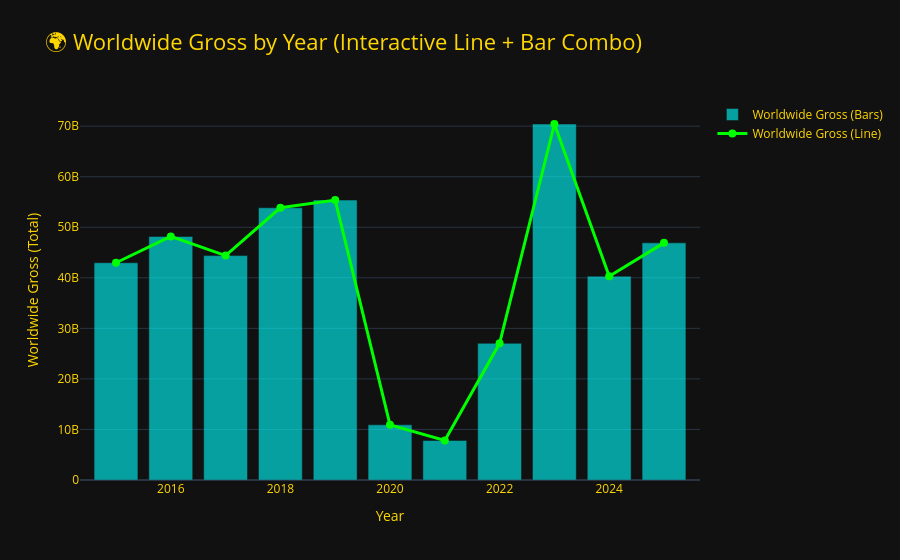

Here is the notebook cell this chart was saved with:
### Code cell
import pandas as pd
import plotly.graph_objects as go
import re

# Load dataset
file_path = "Dataset_bollywood_with_trailer_comments_filled.csv"  # change path if needed
df = pd.read_csv(file_path)

# Identify year & worldwide columns
year_columns = [col for col in df.columns if 'year' in col.lower() or 'release' in col.lower()]
worldwide_columns = [col for col in df.columns if 'world' in col.lower() or 'total gross' in col.lower()]

year_col = year_columns[0]
world_col = worldwide_columns[0]

# Clean year
df[year_col] = df[year_col].astype(str).str.extract(r'(\d{4})').astype(float)

# Convert Indian comma numbers like "129,00,00,000"
def convert_indian_number(val):
    if pd.isna(val):
        return 0.0
    val = str(val).strip()
    clean_val = re.sub(r'[₹, ]', '', val)
    try:
        return float(clean_val)
    except:
        return 0.0

df[world_col + "_numeric"] = df[world_col].apply(convert_indian_number)

# Group by year
yearly_worldwide = df.groupby(year_col)[world_col + "_numeric"].sum().reset_index()

# Create interactive plot
fig = go.Figure()

# BAR graph 
fig.add_trace(go.Bar(
    x=yearly_worldwide[year_col],
    y=yearly_worldwide[world_col + "_numeric"],
    name="Worldwide Gross (Bars)",
    marker=dict(color='cyan'),
    opacity=0.6
))

# LINE graph
fig.add_trace(go.Scatter(
    x=yearly_worldwide[year_col],
    y=yearly_worldwide[world_col + "_numeric"],
    name="Worldwide Gross (Line)",
    mode='lines+markers',
    line=dict(color='lime', width=3),
    marker=dict(size=8)
))

# Layout
fig.update_layout(
    title="🌍 Worldwide Gross by Year (Interactive Line + Bar Combo)",
    xaxis_title="Year",
    yaxis_title="Worldwide Gross (Total)",
    template="plotly_dark",
    title_font=dict(size=22, color="gold"),
    font=dict(color="gold"),
    legend=dict(font=dict(color="gold"))
)

fig.show()

### Figure 1 — Plotly figure (JSON) as saved in the notebook; plotly's stock layout.template omitted (floating-point values rounded to 4 significant figures)
{"data": [{"marker": {"color": "cyan"}, "name": "Worldwide Gross (Bars)", "opacity": 0.6, "type": "bar", "x": [2015, 2016, 2017, 2018, 2019, 2020, 2021, 2022, 2023, 2024, 2025], "y": [42977792500, 48183127500, 44390313750, 53853510000, 55376125000, 10914982000, 7830552500, 27038629750, 70424652750, 40315681875, 46912850000]}, {"line": {"color": "lime", "width": 3}, "marker": {"size": 8}, "mode": "lines+markers", "name": "Worldwide Gross (Line)", "type": "scatter", "x": [2015, 2016, 2017, 2018, 2019, 2020, 2021, 2022, 2023, 2024, 2025], "y": [42977792500, 48183127500, 44390313750, 53853510000, 55376125000, 10914982000, 7830552500, 27038629750, 70424652750, 40315681875, 46912850000]}], "layout": {"font": {"color": "gold"}, "legend": {"font": {"color": "gold"}}, "title": {"font": {"color": "gold", "size": 22}, "text": "🌍 Worldwide Gross by Year (Interactive Line + Bar Combo)"}, "xaxis": {"title": {"text": "Year"}}, "yaxis": {"title": {"text": "Worldwide Gross (Total)"}}}}
